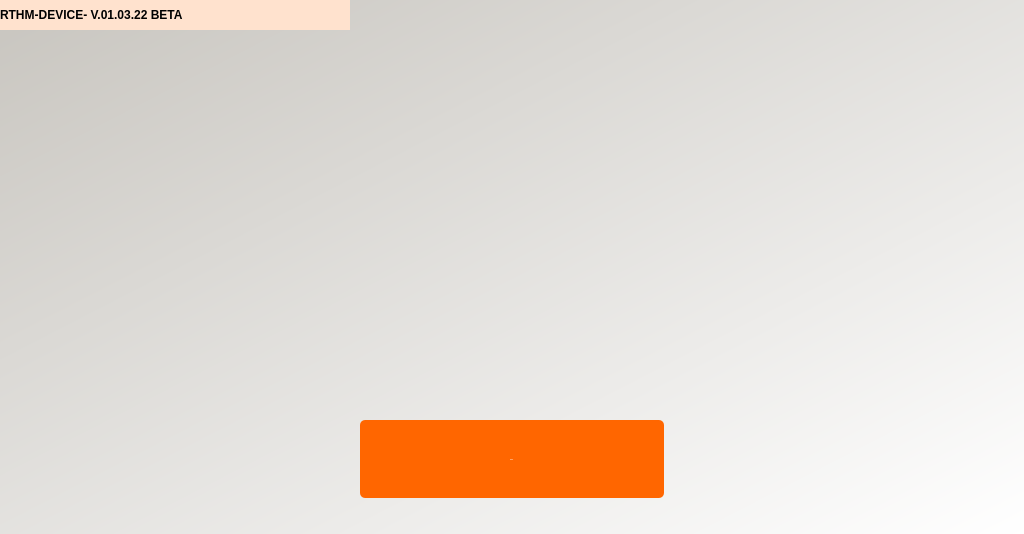
<?xml version="1.0" encoding="UTF-8"?>
<ui version="4.0">
 <class>startWindow</class>
 <widget class="QDialog" name="startWindow">
  <property name="geometry">
   <rect>
    <x>0</x>
    <y>0</y>
    <width>1024</width>
    <height>534</height>
   </rect>
  </property>
  <property name="windowTitle">
   <string>RTHM- Start</string>
  </property>
  <property name="sizeGripEnabled">
   <bool>false</bool>
  </property>
  <widget class="QWidget" name="widget" native="true">
   <property name="geometry">
    <rect>
     <x>0</x>
     <y>0</y>
     <width>1024</width>
     <height>534</height>
    </rect>
   </property>
   <property name="styleSheet">
    <string notr="true">QWidget#widget{
background-color:qlineargradient(spread:pad, x1:0.005, y1:0, x2:1, y2:1, stop:0 rgba(200, 197, 191, 255), stop:1 rgba(255, 255, 255, 255))}</string>
   </property>
   <widget class="QLabel" name="imgStartScreenLogo">
    <property name="geometry">
     <rect>
      <x>260</x>
      <y>50</y>
      <width>466</width>
      <height>341</height>
     </rect>
    </property>
    <property name="text">
     <string/>
    </property>
    <property name="pixmap">
     <pixmap>../images/startScreenLogo.png</pixmap>
    </property>
    <property name="scaledContents">
     <bool>true</bool>
    </property>
   </widget>
   <widget class="QPushButton" name="btnStart">
    <property name="geometry">
     <rect>
      <x>360</x>
      <y>420</y>
      <width>304</width>
      <height>78</height>
     </rect>
    </property>
    <property name="font">
     <font>
      <family>Montserrat</family>
      <pointsize>-1</pointsize>
      <weight>75</weight>
      <italic>false</italic>
      <bold>true</bold>
     </font>
    </property>
    <property name="toolTip">
     <string>&lt;html&gt;&lt;head/&gt;&lt;body&gt;&lt;p&gt;START THE APP&lt;/p&gt;&lt;/body&gt;&lt;/html&gt;</string>
    </property>
    <property name="styleSheet">
     <string notr="true">color: #ffffff;
border-radius:5px;
background-color: rgb(255, 102, 0);
padding: 4px;
font: 42px &quot;Montserrat&quot;;
font-weight: bold;
</string>
    </property>
    <property name="text">
     <string>START   </string>
    </property>
   </widget>
   <widget class="QPushButton" name="btnInfo">
    <property name="geometry">
     <rect>
      <x>0</x>
      <y>0</y>
      <width>350</width>
      <height>30</height>
     </rect>
    </property>
    <property name="styleSheet">
     <string notr="true">text-align: left;
border: none;
background-color: #FFE2CE;
font: 12pt &quot;Montserrat&quot;;
font-weight: bold;</string>
    </property>
    <property name="text">
     <string>RTHM-DEVICE- V.01.03.22 BETA</string>
    </property>
   </widget>
   <widget class="QPushButton" name="btnInfo_2">
    <property name="geometry">
     <rect>
      <x>322</x>
      <y>0</y>
      <width>30</width>
      <height>30</height>
     </rect>
    </property>
    <property name="styleSheet">
     <string notr="true">background-color: transparent;
border:none;</string>
    </property>
    <property name="text">
     <string/>
    </property>
    <property name="icon">
     <iconset>
      <normaloff>../images/icons/i.png</normaloff>../images/icons/i.png</iconset>
    </property>
   </widget>
   <widget class="QPushButton" name="btnStart_2">
    <property name="geometry">
     <rect>
      <x>596</x>
      <y>430</y>
      <width>53</width>
      <height>53</height>
     </rect>
    </property>
    <property name="styleSheet">
     <string notr="true">icon-size: 53px;
background-color: transparent;
border: none;</string>
    </property>
    <property name="text">
     <string/>
    </property>
    <property name="icon">
     <iconset>
      <normaloff>../images/icons/start.png</normaloff>../images/icons/start.png</iconset>
    </property>
   </widget>
  </widget>
 </widget>
 <resources>
  <include location="../images/startLogo.qrc"/>
 </resources>
 <connections/>
</ui>
